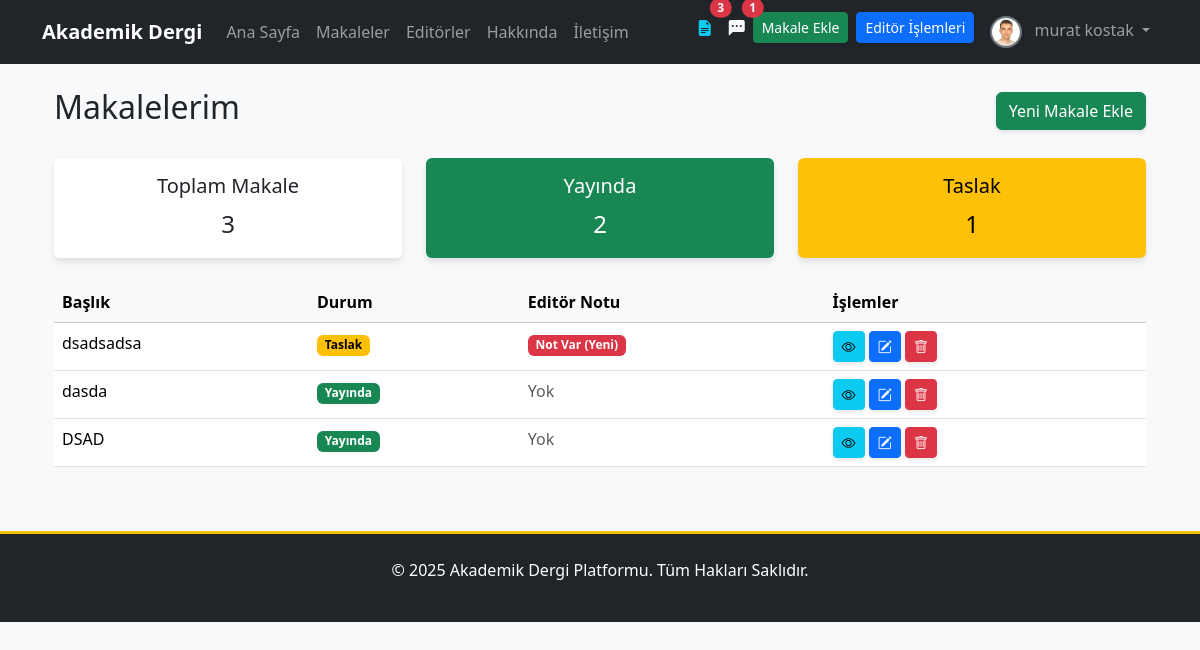
/articles/makalelerim/ (signed in), run on an earlier commit of the app's database.
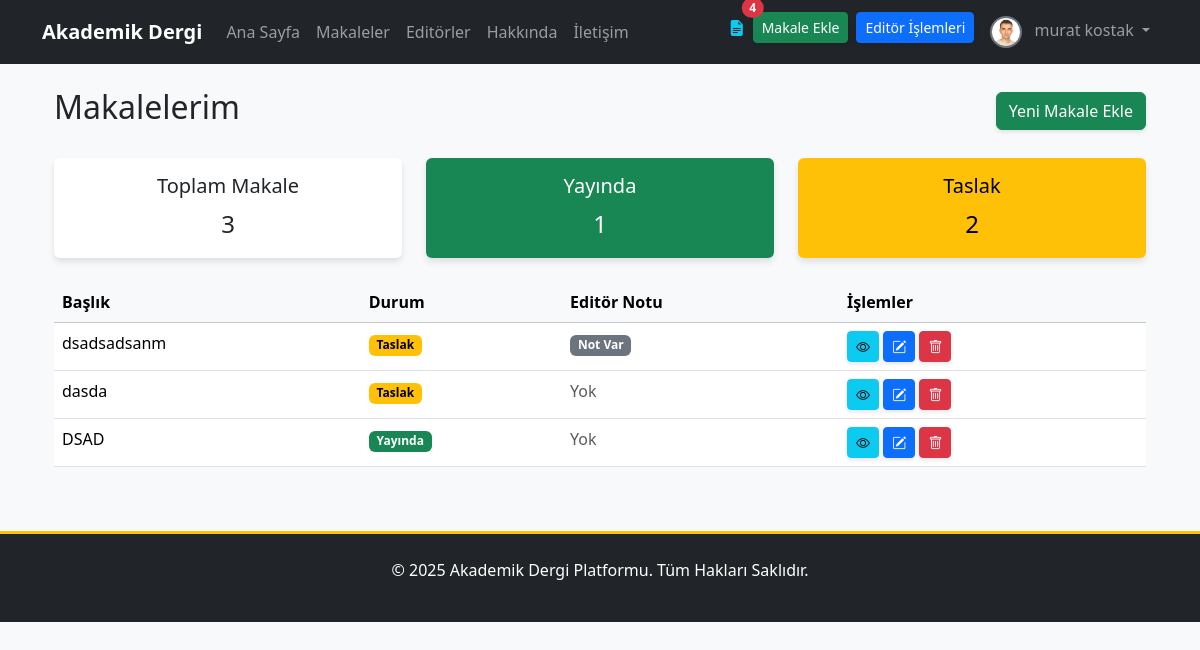
And on a later commit of the database.
### apps/articles/models.py (models this page shows, shortened)
class Makale(models.Model):
    baslik = models.CharField(max_length=255, verbose_name="Başlık")
    slug = models.SlugField(max_length=255, unique=True, blank=True, help_text="Bu alan otomatik oluşturulur.")
    aciklama = models.TextField(verbose_name="Açıklama/Özet")
    pdf_dosyasi = models.FileField(upload_to=article_pdf_path, verbose_name="PDF Dosyası")
    anahtar_kelimeler = models.CharField(max_length=255, verbose_name="Anahtar Kelimeler", help_text="Kelimeleri virgül (,) ile ayırınız.")
    yazarlar = models.ManyToManyField(Yazar, related_name='makaleler', verbose_name="Yazarlar")
    dergi_sayisi = models.ForeignKey(DergiSayisi, on_delete=models.SET_NULL, null=True, blank=True, related_name='makaleler', verbose_name="Dergi Sayısı")
    admin_notu = models.TextField(blank=True, null=True, verbose_name="Editör/Admin Notu")
    goruntulenme_sayisi = models.PositiveIntegerField(default=0, verbose_name="Görüntülenme Sayısı")
    goster_makaleler_sayfasinda = models.BooleanField(default=False, verbose_name="Yayında mı?")
    olusturulma_tarihi = models.DateTimeField(auto_now_add=True)
    guncellenme_tarihi = models.DateTimeField(auto_now=True)
    admin_notu_okundu = models.BooleanField(default=True)
    class Meta:
        verbose_name = "Makale"
        verbose_name_plural = "Makaleler"
        ordering = ['-olusturulma_tarihi']

### apps/articles/views.py (the view)
# urls.py: path('makalelerim/', MakalelerimView.as_view(), name='makalelerim'),
class MakalelerimView(LoginRequiredMixin, ListView):
    model = Makale
    template_name = 'articles/makalelerim.html'
    context_object_name = 'makaleler'
    def get_queryset(self):
        user = self.request.user
        try:
            yazar = user.yazar_profili
            return Makale.objects.filter(yazarlar=yazar)
        except Exception:
            return Makale.objects
    def get_context_data(self, **kwargs):
        context = super().get_context_data(**kwargs)
        queryset = self.get_queryset()
        context['toplam_makale'] = queryset.count()
        context['yayindaki_makale'] = queryset.filter(goster_makaleler_sayfasinda=True).count()
        context['taslak_makale'] = queryset.filter(goster_makaleler_sayfasinda=False).count()
        return context

### apps/core/context_processors.py (called while the page is built)
def notification_context(request):
    if not request.user.is_authenticated:
        return {}
    user = request.user
    context = {}
    if user.is_superuser:
        context['unread_messages_count'] = IletisimFormu.objects.filter(cevaplandi=False).count()
    else:
        context['unread_messages_count'] = 0
    if user.is_superuser or user.is_editor:
        context['draft_articles_count'] = Makale.objects.filter(goster_makaleler_sayfasinda=False).count()
    else:
        context['draft_articles_count'] = 0
    context['unread_notes_count'] = Makale.objects.filter(
        yazarlar__user_hesabi=user,  # Doğru sorgu: Yazar modeli üzerinden kullanıcı hesabına ulaş
        admin_notu_okundu=False
    ).exclude(admin_notu__isnull=True).exclude(admin_notu__exact='').count()
    return context

### apps/users/models.py (called while the page is built)
    def get_full_name(self):
        return f"{self.first_name} {self.last_name}".strip()

### templates/articles/makalelerim.html (shortened to what this page needs)
{% extends 'base.html' %}
{% block content %}
<div class="container mt-4">
    <div class="d-flex justify-content-between align-items-center mb-4">
        <h2>Makalelerim</h2>
        <a href="{% url 'makale_ekle' %}" class="btn btn-success">Yeni Makale Ekle</a>
    </div>
    <div class="row mb-4">
        <div class="col-md-4"><div class="card text-center p-3"><h5 class="card-title">Toplam Makale</h5><p class="card-text fs-4">{{ toplam_makale }}</p></div></div>
        <div class="col-md-4"><div class="card text-center p-3 bg-success text-white"><h5 class="card-title">Yayında</h5><p class="card-text fs-4">{{ yayindaki_makale }}</p></div></div>
        <div class="col-md-4"><div class="card text-center p-3 bg-warning"><h5 class="card-title">Taslak</h5><p class="card-text fs-4">{{ taslak_makale }}</p></div></div>
    </div>
    <div class="table-responsive">
        <table class="table table-hover">
            <thead class="table-light">
                <tr>
                    <th>Başlık</th>
                    <th>Durum</th>
                    <th>Editör Notu</th>
                    <th>İşlemler</th>
                </tr>
            </thead>
            <tbody>
                {% for makale in makaleler %}
                <tr>
                    <td>{{ makale.baslik }}</td>
                    <td>
                        {% if makale.goster_makaleler_sayfasinda %}
                            <span class="badge bg-success">Yayında</span>
                        {% else %}
                            <span class="badge bg-warning">Taslak</span>
                        {% endif %}
                    </td>
                    <td>
                        {% if makale.admin_notu %}
                            <span class="badge {% if not makale.admin_notu_okundu %}bg-danger{% else %}bg-secondary{% endif %}" title="{{ makale.admin_notu }}">
                                Not Var {% if not makale.admin_notu_okundu %}(Yeni){% endif %}
                            </span>
                        {% else %}
                            <span class="text-muted">Yok</span>
                        {% endif %}
                    </td>
                    <td>
                        <a href="{% url 'makale_detail' makale.slug %}" class="btn btn-sm btn-info" title="Görüntüle"><i class="bi bi-eye"></i></a>
                        <a href="{% url 'makale_duzenle' makale.slug %}" class="btn btn-sm btn-primary" title="Düzenle"><i class="bi bi-pencil-square"></i></a>
                        <a href="{% url 'makale_sil' makale.slug %}" class="btn btn-sm btn-danger" title="Sil"><i class="bi bi-trash"></i></a>
                    </td>
                </tr>
                {% empty %}
                <tr><td colspan="4" class="text-center">Henüz makaleniz bulunmuyor.</td></tr>
                {% endfor %}
            </tbody>
        </table>
    </div>
</div>
{% endblock %}

### templates/partials/_navbar.html (shortened to what this page needs)
<nav class="navbar navbar-expand-lg navbar-dark bg-dark">
    <div class="container">
        <a class="navbar-brand" href="{% url 'anasayfa' %}">Akademik Dergi</a>
        <div class="collapse navbar-collapse" id="navbarNav">
            <ul class="navbar-nav me-auto mb-2 mb-lg-0">
                <li class="nav-item"><a class="nav-link" href="{% url 'anasayfa' %}">Ana Sayfa</a></li>
                <li class="nav-item"><a class="nav-link" href="{% url 'makale_list' %}">Makaleler</a></li>
                <li class="nav-item"><a class="nav-link" href="{% url 'editorler' %}">Editörler</a></li>
                <li class="nav-item"><a class="nav-link" href="{% url 'hakkinda' %}">Hakkında</a></li>
                <li class="nav-item"><a class="nav-link" href="{% url 'iletisim' %}">İletişim</a></li>
            </ul>
            <ul class="navbar-nav ms-auto">
                {% if user.is_authenticated %}
                    {% if user.is_superuser or user.is_editor %}
                        {% if draft_articles_count > 0 %}
                        <li class="nav-item">
                            <a href="{% url 'dashboard:editor_panel' %}?status=draft" class="nav-link position-relative text-info" title="Taslak Makaleler">
                                <i class="bi bi-file-earmark-text-fill"></i>
                                <span class="position-absolute top-0 start-100 translate-middle badge rounded-pill bg-danger">{{ draft_articles_count }}</span>
                            </a>
                        </li>
                        {% endif %}
                    {% endif %}
                    {% if unread_notes_count > 0 %}
                    <li class="nav-item">
                        <a href="{% url 'makalelerim' %}" class="nav-link position-relative text-light">
                            <i class="bi bi-chat-left-dots-fill"></i>
                            <span class="position-absolute top-0 start-100 translate-middle badge rounded-pill bg-danger">{{ unread_notes_count }}</span>
                        </a>
                    </li>
                    {% endif %}
                    <li class="nav-item"><a href="{% url 'makale_ekle' %}" class="btn btn-success btn-sm me-2 mt-1">Makale Ekle</a></li>
                    {% if user.is_editor and not user.is_superuser %}
                    <li class="nav-item"><a href="{% url 'dashboard:editor_panel' %}" class="btn btn-primary btn-sm me-2 mt-1">Editör İşlemleri</a></li>
                    {% endif %}
                    <li class="nav-item dropdown">
                        <a class="nav-link dropdown-toggle" href="#" id="navbarDropdown" role="button" data-bs-toggle="dropdown" aria-expanded="false">
                            <img src="{{ user.profile_resmi.url }}" alt="{{ user.username }}" class="rounded-circle me-2" style="width:32px; height:32px; object-fit:cover;">
                            {{ user.get_full_name|default:user.username }}
                        </a>
                    </li>
                {% endif %}
            </ul>
        </div>
    </div>
</nav>

What changed in the data, as far as the page shows it:
changed Makale: baslik "dsadsadsa" → "dsadsadsanm"; no longer shows "(Yeni)"
changed Makale "dasda": goster_makaleler_sayfasinda "Yayında" → "Taslak"
Also different on the page:
{{ draft_articles_count }}: "3" → "4"
{{ yayindaki_makale }}: "2" → "1"
{{ taslak_makale }}: "1" → "2"
{{ unread_notes_count }}: "1" → (not shown)
